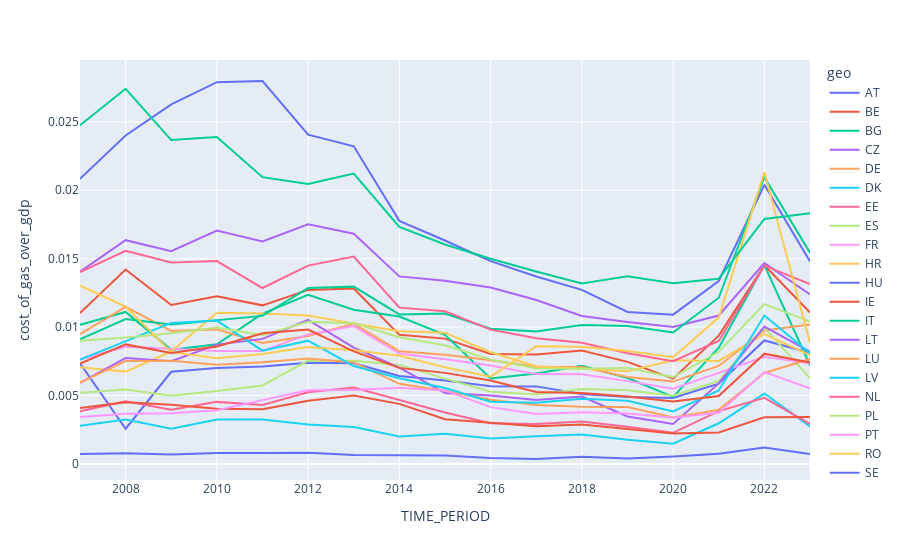

The code cell stored with this chart in its notebook:
### Code cell
prices_and_comsumption = pd.merge(energy_prices_df, nrg_bal_df, on=['geo', 'TIME_PERIOD', 'siec', 'nrg_bal'])
prices_and_comsumption['total_consumption'] = prices_and_comsumption['GWH consumption'] * prices_and_comsumption['EUR per Kwh Excluding tax'] * 10**6

prices_and_consumption_gas = prices_and_comsumption[prices_and_comsumption['siec'] == 'G3000']
cost_of_gas = prices_and_consumption_gas.groupby(['geo', 'TIME_PERIOD'])['total_consumption'].sum().reset_index()

gdp_df.rename(columns={"OBSVALUE": "GDP", "REF_AREA": "geo"}, inplace=True)

cost_of_gas_over_gdp = pd.merge(cost_of_gas, gdp_df, on=['geo', 'TIME_PERIOD'])
cost_of_gas_over_gdp['cost_of_gas_over_gdp'] = cost_of_gas_over_gdp['total_consumption'] / cost_of_gas_over_gdp['GDP']

fig = px.line(cost_of_gas_over_gdp, x='TIME_PERIOD', y='cost_of_gas_over_gdp', color='geo')
fig.show()

### Figure 1 — Plotly figure (JSON) as saved in the notebook; plotly's stock layout.template omitted (floating-point values rounded to 4 significant figures)
{"data": [{"hovertemplate": "geo=AT<br>TIME_PERIOD=%{x}<br>cost_of_gas_over_gdp=%{y}<extra></extra>", "legendgroup": "AT", "line": {"color": "#636efa", "dash": "solid"}, "marker": {"symbol": "circle"}, "mode": "lines", "name": "AT", "orientation": "h", "showlegend": true, "type": "scatter", "x": [2007, 2008, 2009, 2010, 2011, 2012, 2013, 2014, 2015, 2016, 2017, 2018, 2019, 2020, 2021, 2022, 2023], "xaxis": "x", "y": [0.007355, 0.002576, 0.006739, 0.007015, 0.007118, 0.007395, 0.007366, 0.006423, 0.006104, 0.005682, 0.00567, 0.005105, 0.004899, 0.004825, 0.005874, 0.009026, 0.008119], "yaxis": "y"}, {"hovertemplate": "geo=BE<br>TIME_PERIOD=%{x}<br>cost_of_gas_over_gdp=%{y}<extra></extra>", "legendgroup": "BE", "line": {"color": "#EF553B", "dash": "solid"}, "marker": {"symbol": "circle"}, "mode": "lines", "name": "BE", "orientation": "h", "showlegend": true, "type": "scatter", "x": [2007, 2008, 2009, 2010, 2011, 2012, 2013, 2014, 2015, 2016, 2017, 2018, 2019, 2020, 2021, 2022, 2023], "xaxis": "x", "y": [0.01103, 0.01421, 0.01162, 0.01225, 0.01159, 0.01272, 0.01282, 0.009436, 0.00916, 0.008035, 0.007997, 0.008289, 0.00746, 0.006236, 0.009377, 0.01451, 0.01107], "yaxis": "y"}, {"hovertemplate": "geo=BG<br>TIME_PERIOD=%{x}<br>cost_of_gas_over_gdp=%{y}<extra></extra>", "legendgroup": "BG", "line": {"color": "#00cc96", "dash": "solid"}, "marker": {"symbol": "circle"}, "mode": "lines", "name": "BG", "orientation": "h", "showlegend": true, "type": "scatter", "x": [2007, 2008, 2009, 2010, 2011, 2012, 2013, 2014, 2015, 2016, 2017, 2018, 2019, 2020, 2021, 2022, 2023], "xaxis": "x", "y": [0.01017, 0.01111, 0.008339, 0.008744, 0.01098, 0.01236, 0.01128, 0.01077, 0.009435, 0.00625, 0.006618, 0.007171, 0.006281, 0.004907, 0.008495, 0.01453, 0.007213], "yaxis": "y"}, {"hovertemplate": "geo=CZ<br>TIME_PERIOD=%{x}<br>cost_of_gas_over_gdp=%{y}<extra></extra>", "legendgroup": "CZ", "line": {"color": "#ab63fa", "dash": "solid"}, "marker": {"symbol": "circle"}, "mode": "lines", "name": "CZ", "orientation": "h", "showlegend": true, "type": "scatter", "x": [2007, 2008, 2009, 2010, 2011, 2012, 2013, 2014, 2015, 2016, 2017, 2018, 2019, 2020, 2021, 2022, 2023], "xaxis": "x", "y": [0.01404, 0.01635, 0.01556, 0.01705, 0.01626, 0.01752, 0.01682, 0.01371, 0.01338, 0.01289, 0.01198, 0.01082, 0.01037, 0.01001, 0.01085, 0.01468, 0.01238], "yaxis": "y"}, {"hovertemplate": "geo=DE<br>TIME_PERIOD=%{x}<br>cost_of_gas_over_gdp=%{y}<extra></extra>", "legendgroup": "DE", "line": {"color": "#FFA15A", "dash": "solid"}, "marker": {"symbol": "circle"}, "mode": "lines", "name": "DE", "orientation": "h", "showlegend": true, "type": "scatter", "x": [2007, 2008, 2009, 2010, 2011, 2012, 2013, 2014, 2015, 2016, 2017, 2018, 2019, 2020, 2021, 2022, 2023], "xaxis": "x", "y": [0.00949, 0.01148, 0.00972, 0.009835, 0.00884, 0.009349, 0.01024, 0.008241, 0.007986, 0.007577, 0.007108, 0.007089, 0.006361, 0.00602, 0.007165, 0.00975, 0.01019], "yaxis": "y"}, {"hovertemplate": "geo=DK<br>TIME_PERIOD=%{x}<br>cost_of_gas_over_gdp=%{y}<extra></extra>", "legendgroup": "DK", "line": {"color": "#19d3f3", "dash": "solid"}, "marker": {"symbol": "circle"}, "mode": "lines", "name": "DK", "orientation": "h", "showlegend": true, "type": "scatter", "x": [2007, 2008, 2009, 2010, 2011, 2012, 2013, 2014, 2015, 2016, 2017, 2018, 2019, 2020, 2021, 2022, 2023], "xaxis": "x", "y": [0.002786, 0.003241, 0.002582, 0.003254, 0.003243, 0.002889, 0.002703, 0.002014, 0.002207, 0.001866, 0.002035, 0.002158, 0.00177, 0.001482, 0.002975, 0.005147, 0.002745], "yaxis": "y"}, {"hovertemplate": "geo=EE<br>TIME_PERIOD=%{x}<br>cost_of_gas_over_gdp=%{y}<extra></extra>", "legendgroup": "EE", "line": {"color": "#FF6692", "dash": "solid"}, "marker": {"symbol": "circle"}, "mode": "lines", "name": "EE", "orientation": "h", "showlegend": true, "type": "scatter", "x": [2007, 2008, 2009, 2010, 2011, 2012, 2013, 2014, 2015, 2016, 2017, 2018, 2019, 2020, 2021, 2022, 2023], "xaxis": "x", "y": [0.003848, 0.004583, 0.00397, 0.004538, 0.004311, 0.005244, 0.005585, 0.00466, 0.003765, 0.002972, 0.002917, 0.003109, 0.002722, 0.002279, 0.00386, 0.00483, 0.002926], "yaxis": "y"}, {"hovertemplate": "geo=ES<br>TIME_PERIOD=%{x}<br>cost_of_gas_over_gdp=%{y}<extra></extra>", "legendgroup": "ES", "line": {"color": "#B6E880", "dash": "solid"}, "marker": {"symbol": "circle"}, "mode": "lines", "name": "ES", "orientation": "h", "showlegend": true, "type": "scatter", "x": [2007, 2008, 2009, 2010, 2011, 2012, 2013, 2014, 2015, 2016, 2017, 2018, 2019, 2020, 2021, 2022, 2023], "xaxis": "x", "y": [0.005208, 0.005436, 0.004987, 0.00533, 0.005741, 0.007556, 0.007537, 0.007239, 0.006237, 0.005284, 0.005075, 0.005475, 0.005386, 0.004987, 0.006064, 0.009971, 0.006267], "yaxis": "y"}, {"hovertemplate": "geo=FR<br>TIME_PERIOD=%{x}<br>cost_of_gas_over_gdp=%{y}<extra></extra>", "legendgroup": "FR", "line": {"color": "#FF97FF", "dash": "solid"}, "marker": {"symbol": "circle"}, "mode": "lines", "name": "FR", "orientation": "h", "showlegend": true, "type": "scatter", "x": [2007, 2008, 2009, 2010, 2011, 2012, 2013, 2014, 2015, 2016, 2017, 2018, 2019, 2020, 2021, 2022, 2023], "xaxis": "x", "y": [0.007626, 0.008571, 0.008412, 0.008259, 0.008254, 0.009468, 0.01008, 0.008071, 0.007645, 0.007196, 0.006566, 0.006556, 0.006054, 0.005498, 0.006659, 0.007828, 0.007365], "yaxis": "y"}, {"hovertemplate": "geo=HR<br>TIME_PERIOD=%{x}<br>cost_of_gas_over_gdp=%{y}<extra></extra>", "legendgroup": "HR", "line": {"color": "#FECB52", "dash": "solid"}, "marker": {"symbol": "circle"}, "mode": "lines", "name": "HR", "orientation": "h", "showlegend": true, "type": "scatter", "x": [2007, 2008, 2009, 2010, 2011, 2012, 2013, 2014, 2015, 2016, 2017, 2018, 2019, 2020, 2021, 2022, 2023], "xaxis": "x", "y": [0.007077, 0.006749, 0.00822, 0.01105, 0.011, 0.01085, 0.01027, 0.009693, 0.009594, 0.008163, 0.007142, 0.006977, 0.006776, 0.007575, 0.007534, 0.009491, 0.007961], "yaxis": "y"}, {"hovertemplate": "geo=HU<br>TIME_PERIOD=%{x}<br>cost_of_gas_over_gdp=%{y}<extra></extra>", "legendgroup": "HU", "line": {"color": "#636efa", "dash": "solid"}, "marker": {"symbol": "circle"}, "mode": "lines", "name": "HU", "orientation": "h", "showlegend": true, "type": "scatter", "x": [2007, 2008, 2009, 2010, 2011, 2012, 2013, 2014, 2015, 2016, 2017, 2018, 2019, 2020, 2021, 2022, 2023], "xaxis": "x", "y": [0.02083, 0.02401, 0.02628, 0.0279, 0.02799, 0.02406, 0.02322, 0.01776, 0.01633, 0.01482, 0.01369, 0.01272, 0.01111, 0.01091, 0.01337, 0.0204, 0.0148], "yaxis": "y"}, {"hovertemplate": "geo=IE<br>TIME_PERIOD=%{x}<br>cost_of_gas_over_gdp=%{y}<extra></extra>", "legendgroup": "IE", "line": {"color": "#EF553B", "dash": "solid"}, "marker": {"symbol": "circle"}, "mode": "lines", "name": "IE", "orientation": "h", "showlegend": true, "type": "scatter", "x": [2007, 2008, 2009, 2010, 2011, 2012, 2013, 2014, 2015, 2016, 2017, 2018, 2019, 2020, 2021, 2022, 2023], "xaxis": "x", "y": [0.004093, 0.004505, 0.004325, 0.004035, 0.003996, 0.004615, 0.005001, 0.004394, 0.003276, 0.003039, 0.002753, 0.002892, 0.002535, 0.002223, 0.002296, 0.00342, 0.003436], "yaxis": "y"}, {"hovertemplate": "geo=IT<br>TIME_PERIOD=%{x}<br>cost_of_gas_over_gdp=%{y}<extra></extra>", "legendgroup": "IT", "line": {"color": "#00cc96", "dash": "solid"}, "marker": {"symbol": "circle"}, "mode": "lines", "name": "IT", "orientation": "h", "showlegend": true, "type": "scatter", "x": [2007, 2008, 2009, 2010, 2011, 2012, 2013, 2014, 2015, 2016, 2017, 2018, 2019, 2020, 2021, 2022, 2023], "xaxis": "x", "y": [0.00911, 0.01059, 0.01019, 0.01049, 0.01082, 0.01285, 0.01296, 0.01093, 0.01099, 0.00988, 0.009673, 0.01015, 0.01008, 0.009603, 0.01215, 0.02096, 0.01543], "yaxis": "y"}, {"hovertemplate": "geo=LT<br>TIME_PERIOD=%{x}<br>cost_of_gas_over_gdp=%{y}<extra></extra>", "legendgroup": "LT", "line": {"color": "#ab63fa", "dash": "solid"}, "marker": {"symbol": "circle"}, "mode": "lines", "name": "LT", "orientation": "h", "showlegend": true, "type": "scatter", "x": [2007, 2008, 2009, 2010, 2011, 2012, 2013, 2014, 2015, 2016, 2017, 2018, 2019, 2020, 2021, 2022, 2023], "xaxis": "x", "y": [0.005921, 0.00774, 0.007503, 0.008722, 0.009141, 0.01053, 0.008503, 0.007039, 0.005178, 0.004997, 0.004683, 0.004922, 0.00347, 0.002929, 0.00589, 0.01003, 0.008217], "yaxis": "y"}, {"hovertemplate": "geo=LU<br>TIME_PERIOD=%{x}<br>cost_of_gas_over_gdp=%{y}<extra></extra>", "legendgroup": "LU", "line": {"color": "#FFA15A", "dash": "solid"}, "marker": {"symbol": "circle"}, "mode": "lines", "name": "LU", "orientation": "h", "showlegend": true, "type": "scatter", "x": [2007, 2008, 2009, 2010, 2011, 2012, 2013, 2014, 2015, 2016, 2017, 2018, 2019, 2020, 2021, 2022, 2023], "xaxis": "x", "y": [0.005946, 0.007522, 0.007548, 0.007257, 0.00743, 0.007709, 0.007418, 0.005858, 0.005343, 0.004687, 0.004318, 0.004177, 0.004167, 0.003398, 0.003959, 0.006651, 0.007672], "yaxis": "y"}, {"hovertemplate": "geo=LV<br>TIME_PERIOD=%{x}<br>cost_of_gas_over_gdp=%{y}<extra></extra>", "legendgroup": "LV", "line": {"color": "#19d3f3", "dash": "solid"}, "marker": {"symbol": "circle"}, "mode": "lines", "name": "LV", "orientation": "h", "showlegend": true, "type": "scatter", "x": [2007, 2008, 2009, 2010, 2011, 2012, 2013, 2014, 2015, 2016, 2017, 2018, 2019, 2020, 2021, 2022, 2023], "xaxis": "x", "y": [0.007636, 0.008995, 0.01031, 0.01048, 0.008279, 0.00901, 0.007153, 0.00627, 0.005548, 0.004546, 0.004467, 0.004767, 0.004617, 0.003836, 0.005376, 0.01086, 0.008092], "yaxis": "y"}, {"hovertemplate": "geo=NL<br>TIME_PERIOD=%{x}<br>cost_of_gas_over_gdp=%{y}<extra></extra>", "legendgroup": "NL", "line": {"color": "#FF6692", "dash": "solid"}, "marker": {"symbol": "circle"}, "mode": "lines", "name": "NL", "orientation": "h", "showlegend": true, "type": "scatter", "x": [2007, 2008, 2009, 2010, 2011, 2012, 2013, 2014, 2015, 2016, 2017, 2018, 2019, 2020, 2021, 2022, 2023], "xaxis": "x", "y": [0.01402, 0.01558, 0.01472, 0.01482, 0.01286, 0.0145, 0.01515, 0.01142, 0.01116, 0.009815, 0.009195, 0.008863, 0.00809, 0.007509, 0.008985, 0.01449, 0.01315], "yaxis": "y"}, {"hovertemplate": "geo=PL<br>TIME_PERIOD=%{x}<br>cost_of_gas_over_gdp=%{y}<extra></extra>", "legendgroup": "PL", "line": {"color": "#B6E880", "dash": "solid"}, "marker": {"symbol": "circle"}, "mode": "lines", "name": "PL", "orientation": "h", "showlegend": true, "type": "scatter", "x": [2007, 2008, 2009, 2010, 2011, 2012, 2013, 2014, 2015, 2016, 2017, 2018, 2019, 2020, 2021, 2022, 2023], "xaxis": "x", "y": [0.009008, 0.009246, 0.009547, 0.009965, 0.00941, 0.0104, 0.01029, 0.009264, 0.008678, 0.00763, 0.006985, 0.00696, 0.00701, 0.006349, 0.008201, 0.01168, 0.0104], "yaxis": "y"}, {"hovertemplate": "geo=PT<br>TIME_PERIOD=%{x}<br>cost_of_gas_over_gdp=%{y}<extra></extra>", "legendgroup": "PT", "line": {"color": "#FF97FF", "dash": "solid"}, "marker": {"symbol": "circle"}, "mode": "lines", "name": "PT", "orientation": "h", "showlegend": true, "type": "scatter", "x": [2007, 2008, 2009, 2010, 2011, 2012, 2013, 2014, 2015, 2016, 2017, 2018, 2019, 2020, 2021, 2022, 2023], "xaxis": "x", "y": [0.003438, 0.003667, 0.0037, 0.003926, 0.004665, 0.005388, 0.005408, 0.005577, 0.005376, 0.004153, 0.003655, 0.003781, 0.003687, 0.003382, 0.003747, 0.006715, 0.005535], "yaxis": "y"}, {"hovertemplate": "geo=RO<br>TIME_PERIOD=%{x}<br>cost_of_gas_over_gdp=%{y}<extra></extra>", "legendgroup": "RO", "line": {"color": "#FECB52", "dash": "solid"}, "marker": {"symbol": "circle"}, "mode": "lines", "name": "RO", "orientation": "h", "showlegend": true, "type": "scatter", "x": [2007, 2008, 2009, 2010, 2011, 2012, 2013, 2014, 2015, 2016, 2017, 2018, 2019, 2020, 2021, 2022, 2023], "xaxis": "x", "y": [0.01302, 0.01149, 0.00817, 0.007733, 0.00803, 0.008547, 0.008302, 0.007906, 0.007067, 0.006382, 0.008602, 0.008561, 0.008254, 0.007806, 0.01072, 0.02133, 0.008853], "yaxis": "y"}, {"hovertemplate": "geo=SE<br>TIME_PERIOD=%{x}<br>cost_of_gas_over_gdp=%{y}<extra></extra>", "legendgroup": "SE", "line": {"color": "#636efa", "dash": "solid"}, "marker": {"symbol": "circle"}, "mode": "lines", "name": "SE", "orientation": "h", "showlegend": true, "type": "scatter", "x": [2007, 2008, 2009, 2010, 2011, 2012, 2013, 2014, 2015, 2016, 2017, 2018, 2019, 2020, 2021, 2022, 2023], "xaxis": "x", "y": [0.0007251, 0.0007773, 0.0006847, 0.0008063, 0.0008042, 0.0008221, 0.0006645, 0.0006123, 0.0006143, 0.0004398, 0.0003638, 0.0005318, 0.0004071, 0.0005432, 0.0007527, 0.00121, 0.0007206], "yaxis": "y"}, {"hovertemplate": "geo=SI<br>TIME_PERIOD=%{x}<br>cost_of_gas_over_gdp=%{y}<extra></extra>", "legendgroup": "SI", "line": {"color": "#EF553B", "dash": "solid"}, "marker": {"symbol": "circle"}, "mode": "lines", "name": "SI", "orientation": "h", "showlegend": true, "type": "scatter", "x": [2007, 2008, 2009, 2010, 2011, 2012, 2013, 2014, 2015, 2016, 2017, 2018, 2019, 2020, 2021, 2022, 2023], "xaxis": "x", "y": [0.007329, 0.008737, 0.008112, 0.00859, 0.009548, 0.009821, 0.008231, 0.007021, 0.006658, 0.006103, 0.005264, 0.00518, 0.004938, 0.00457, 0.004964, 0.008059, 0.007405], "yaxis": "y"}, {"hovertemplate": "geo=SK<br>TIME_PERIOD=%{x}<br>cost_of_gas_over_gdp=%{y}<extra></extra>", "legendgroup": "SK", "line": {"color": "#00cc96", "dash": "solid"}, "marker": {"symbol": "circle"}, "mode": "lines", "name": "SK", "orientation": "h", "showlegend": true, "type": "scatter", "x": [2007, 2008, 2009, 2010, 2011, 2012, 2013, 2014, 2015, 2016, 2017, 2018, 2019, 2020, 2021, 2022, 2023], "xaxis": "x", "y": [0.02476, 0.02741, 0.02367, 0.02389, 0.02096, 0.02046, 0.02123, 0.01732, 0.01604, 0.01499, 0.01407, 0.01319, 0.01372, 0.01321, 0.01354, 0.0179, 0.01833], "yaxis": "y"}], "layout": {"legend": {"title": {"text": "geo"}, "tracegroupgap": 0}, "margin": {"t": 60}, "xaxis": {"anchor": "y", "domain": [0, 1], "title": {"text": "TIME_PERIOD"}}, "yaxis": {"anchor": "x", "domain": [0, 1], "title": {"text": "cost_of_gas_over_gdp"}}}}
